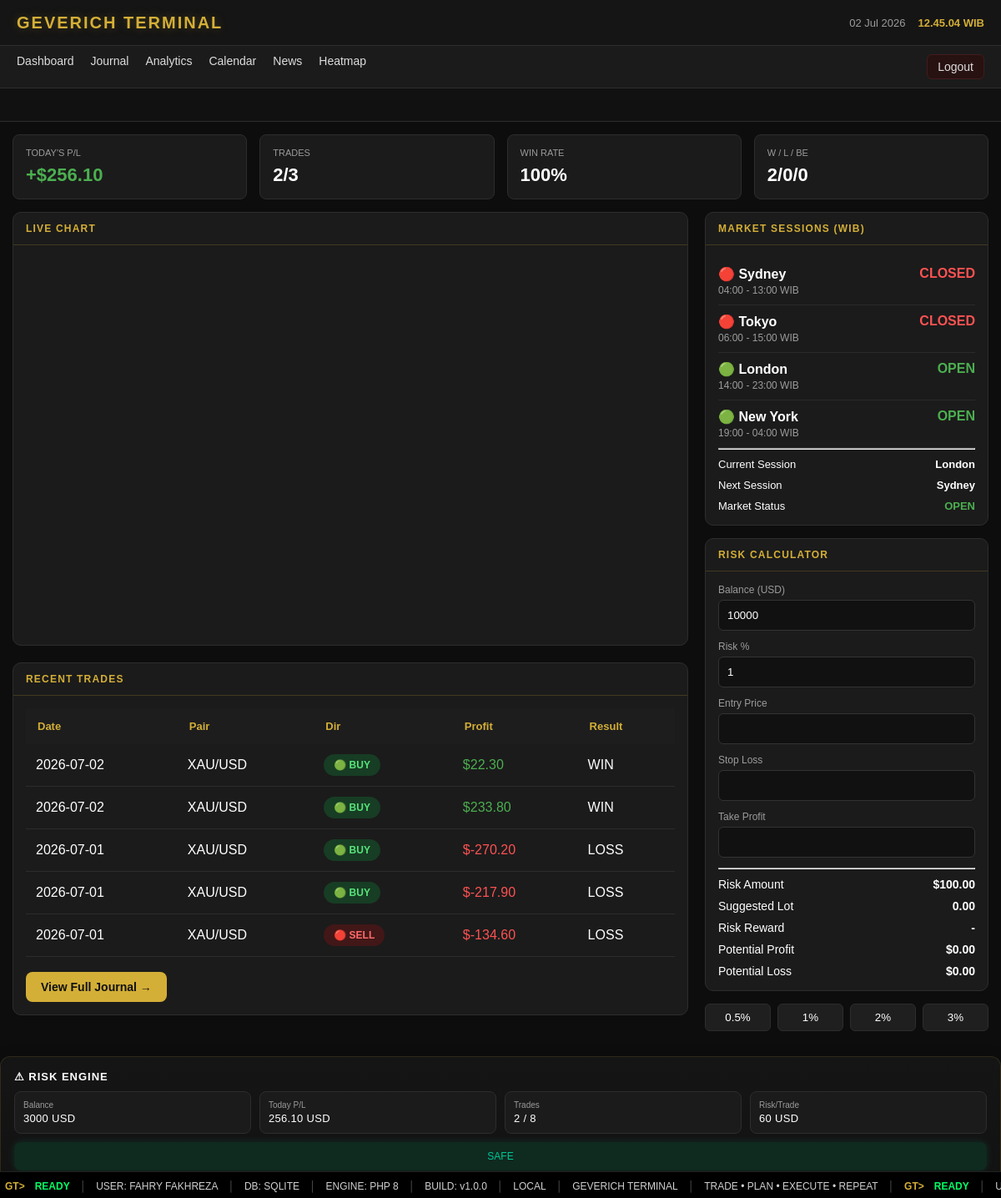
/index.php (signed in), run on the app's committed database.
### tables this page shows
CREATE TABLE trades (

id INTEGER PRIMARY KEY AUTOINCREMENT,

tanggal TEXT NOT NULL,

pair TEXT NOT NULL,

direction TEXT NOT NULL,

entry_price REAL NOT NULL,

sl REAL,

tp REAL,

exit_price REAL,

lot REAL,

profit_usd REAL DEFAULT 0,

hasil TEXT,

emotion TEXT,

note TEXT,

created_at DATETIME DEFAULT CURRENT_TIMESTAMP

, user_id INTEGER DEFAULT 1);

### includes/auth.php (called while the page is built, shortened)
<?php
function isLoggedIn()
{
    return isset($_SESSION['user_id']);
}

### pages/dashboard.php (called while the page is built, shortened)
<?php require 'components/dashboard-stats.php'; ?>
<?php require 'components/chart.php'; ?>
<?php require 'components/risk-engine.php'; ?>

### components/chart.php (the view)
<div class="dashboard-layout">
    <div class="dashboard-left">
        <section class="chart-card">
            <div class="panel-title">
                LIVE CHART
            </div>
            <div class="chart-body">
                <div id="tv_chart"></div>
            </div>
        </section>
        <section class="card journal-preview">
            <div class="panel-title">
                RECENT TRADES
            </div>
    <div class="panel-content">
        <?php
        $db = getDB();
        $trades = $db->query("
        SELECT *
        FROM trades
        ORDER BY id DESC
        LIMIT 5
        ")->fetchAll();
        ?>
        <table class="trade-table">
            <thead>
                <tr>
                    <th>Date</th>
                    <th>Pair</th>
                    <th>Dir</th>
                    <th>Profit</th>
                    <th>Result</th>
                </tr>
            </thead>
            <tbody>
            <?php foreach($trades as $trade): ?>
            <tr>
                <td><?= $trade['tanggal'] ?></td>
                <td><?= $trade['pair'] ?></td>
<td>
<?php if($trade['direction']=="BUY"): ?>
<span class="badge badge-buy">
🟢 BUY
</span>
<?php else: ?>
<span class="badge badge-sell">
🔴 SELL
</span>
<?php endif; ?>
</td>
 <td>
<?php
$profit=(float)$trade['profit_usd'];
?>
<span style="color:<?= $profit>=0 ? '#4caf50' : '#ff5252' ?>">
$<?= number_format($profit,2) ?>
</span>
</td>
                <td><?= $trade['hasil'] ?></td>
            </tr>
            <?php endforeach; ?>
            </tbody>
        </table>
        <br>
        <a href="?page=journal" class="btn btn-primary">
            View Full Journal →
        </a>
    </div>
</section>
    </div>
    <aside class="sidebar">
        <?php require __DIR__.'/sessions.php'; ?>
        <?php require __DIR__.'/risk-calculator.php'; ?>
    </aside>
</div>

### includes/header.php (shortened to what this page needs)
<!DOCTYPE html>
<html lang="id">
<head>
<link rel="stylesheet" href="<?= BASE_URL ?>/assets/css/style.css">
</head>
<body>

### includes/navbar.php
<header class="topbar">
    <div class="logo">
        GEVERICH TERMINAL
    </div>
    <div class="topbar-right">
        <div id="todayDate"></div>
        <div id="clock"></div>
    </div>
</header>
<nav class="navbar">
    <a href="?page=dashboard">Dashboard</a>
    <a href="?page=journal">Journal</a>
    <a href="?page=analytics">Analytics</a>
    <a href="?page=calendar">Calendar</a>
    <a href="?page=news">News</a>
    <a href="?page=heatmap">Heatmap</a>
    <?php if (isLoggedIn()): ?>
        <a href="index.php?page=logout" class="nav-logout">
            Logout
        </a>
    <?php endif; ?>
</nav>

### includes/market-ticker.php (shortened to what this page needs)
<section class="market-ticker">
</section>

### index.php (shortened to what this page needs)
<?php
require_once 'includes/auth.php';
$page = $_GET['page'] ?? 'dashboard';
require_once 'includes/header.php';
require_once 'includes/navbar.php';
require_once 'includes/market-ticker.php';
switch ($page) {
    default:
        require 'pages/dashboard.php';
        break;
}
require_once 'includes/footer.php';

### components/dashboard-stats.php
<?php
$db = getDB();
$today = date('Y-m-d');
$stmt = $db->prepare("
SELECT
COUNT(*) total,
SUM(CASE WHEN hasil='WIN' THEN 1 ELSE 0 END) wins,
SUM(CASE WHEN hasil='LOSS' THEN 1 ELSE 0 END) losses,
SUM(CASE WHEN hasil='BE' THEN 1 ELSE 0 END) bes,
COALESCE(SUM(profit_usd),0) pnl
FROM trades
WHERE DATE(tanggal)=?
");
$stmt->execute([$today]);
$stats = $stmt->fetch(PDO::FETCH_ASSOC);
$totalTrades = $stats['total'] ?? 0;
$wins = $stats['wins'] ?? 0;
$losses = $stats['losses'] ?? 0;
$bes = $stats['bes'] ?? 0;
$pnl = $stats['pnl'] ?? 0;
$winRate = $totalTrades > 0
? round(($wins / $totalTrades) * 100)
: 0;
?>
<div class="dashboard-stats">
    <div class="stat-card">
        <div class="stat-title">Today's P/L</div>
        <div class="stat-value <?= $pnl >= 0 ? 'profit' : 'loss' ?>">
            <?= $pnl >= 0 ? '+' : '' ?>$<?= number_format($pnl,2) ?>
        </div>
    </div>
    <div class="stat-card">
        <div class="stat-title">Trades</div>
        <div class="stat-value">
            <?= $totalTrades ?>/3
        </div>
    </div>
    <div class="stat-card">
        <div class="stat-title">Win Rate</div>
        <div class="stat-value">
            <?= $winRate ?>%
        </div>
    </div>
    <div class="stat-card">
        <div class="stat-title">W / L / BE</div>
        <div class="stat-value">
            <?= $wins ?>/<?= $losses ?>/<?= $bes ?>
        </div>
    </div>
</div>

### components/sessions.php (shortened to what this page needs)
<?php
$now = time();
$day = date("N");
$isWeekend = ($day >= 6);
$order = ["Sydney", "Tokyo", "London", "New York"];
$sessions = [
    "Sydney" => ["start" => "04:00", "end" => "13:00"],
    "Tokyo"  => ["start" => "06:00", "end" => "15:00"],
    "London" => ["start" => "14:00", "end" => "23:00"],
    "New York" => ["start" => "19:00", "end" => "04:00"]
];
function isOpenSession($start, $end, $now)
{
    $startTS = strtotime(date("Y-m-d") . " " . $start);
    $endTS   = strtotime(date("Y-m-d") . " " . $end);
    if ($endTS < $startTS) {
        return ($now >= $startTS || $now < $endTS);
    }
    return ($now >= $startTS && $now < $endTS);
}
$current = "None";
foreach ($order as $name) {
    if (!$isWeekend && isOpenSession($sessions[$name]['start'], $sessions[$name]['end'], $now)) {
        $current = $name;
        break;
    }
}
$nextSession = null;
if ($nextSession === null) {
    $nextSession = "Sydney";
}
$marketStatus = $isWeekend ? "CLOSED" : "OPEN";
?>
<div class="card">
    <div class="panel-title">
        MARKET SESSIONS (WIB)
    </div>
    <div class="panel-content">
        <?php foreach ($sessions as $name => $s): ?>
            <?php
            $status = "CLOSED";
            $class = "session-close";
            $icon = "🔴";
            if ($isWeekend) {
                $status = "WEEKEND";
                $class = "session-weekend";
                $icon = "⚫";
            } else {
                if (isOpenSession($s['start'], $s['end'], $now)) {
                    $status = "OPEN";
                    $class = "session-open";
                    $icon = "🟢";
                }
            }
            ?>
            <div class="session-row">
                <div>
                    <?= $icon ?>
                    <strong><?= $name ?></strong>
                    <div class="session-time">
                        <?= $s['start'] ?> - <?= $s['end'] ?> WIB
                    </div>
                </div>
                <div class="<?= $class ?>">
                    <?= $status ?>
                </div>
            </div>
        <?php endforeach; ?>
        <hr>
        <div class="session-footer">
            <div>Current Session</div>
            <strong><?= $current ?></strong>
        </div>
        <div class="session-footer">
            <div>Next Session</div>
            <strong><?= $nextSession ?></strong>
        </div>
        <div class="session-footer">
            <div>Market Status</div>
            <strong class="<?= $isWeekend ? 'session-weekend' : 'session-open' ?>">
                <?= $marketStatus ?>
            </strong>
        </div>
    </div>
</div>

### components/risk-calculator.php
<div class="card">
<div class="panel-title">
RISK CALCULATOR
</div>
<div class="panel-content">
<div class="form-group">
<label>Balance (USD)</label>
<input id="balance" type="number" value="10000">
</div>
<div class="form-group">
<label>Risk %</label>
<input id="risk" type="number" value="1">
</div>
<div class="form-group">
<label>Entry Price</label>
<input id="entry" type="number" step="0.01">
</div>
<div class="form-group">
<label>Stop Loss</label>
<input id="sl" type="number" step="0.01">
</div>
<div class="form-group">
<label>Take Profit</label>
<input id="tp" type="number" step="0.01">
</div>
<hr>
<div class="calc-row">
<span>Risk Amount</span>
<strong id="riskAmount">$0</strong>
</div>
<div class="calc-row">
<span>Suggested Lot</span>
<strong id="lotSize">0.00</strong>
</div>
<div class="calc-row">
<span>Risk Reward</span>
<strong id="rr">-</strong>
</div>
<div class="calc-row">
<span>Potential Profit</span>
<strong id="profit">$0</strong>
</div>
<div class="calc-row">
<span>Potential Loss</span>
<strong id="loss">$0</strong>
</div>
</div>
</div>
<div class="risk-buttons">
    <button type="button" class="risk-btn" data-risk="0.5">0.5%</button>
    <button type="button" class="risk-btn" data-risk="1">1%</button>
    <button type="button" class="risk-btn" data-risk="2">2%</button>
    <button type="button" class="risk-btn" data-risk="3">3%</button>
</div>

### components/risk-engine.php (shortened to what this page needs)
<?php
$db = getDB();
$balance = $_SESSION['balance'];
$maxTrades = 8;
$riskPerTradePercent = 2;
$todayTrades = $db->query("
    SELECT profit_usd
    FROM trades
    WHERE DATE(tanggal) = DATE('now')
")->fetchAll();
$totalPnL = 0;
$totalTrades = count($todayTrades);
foreach ($todayTrades as $t) {
    $totalPnL += (float)$t['profit_usd'];
}
$riskPerTrade = ($balance * $riskPerTradePercent) / 100;
$status = "SAFE";
$statusClass = "safe";
?>
<div class="risk-container">
    <div class="risk-title">
        ⚠ RISK ENGINE
    </div>
    <div class="risk-grid">
        <div class="risk-box">
            <div class="label">Balance</div>
            <div class="value"><?= $balance ?> USD</div>
        </div>
        <div class="risk-box">
            <div class="label">Today P/L</div>
            <div class="value"><?= number_format($totalPnL, 2) ?> USD</div>
        </div>
        <div class="risk-box">
            <div class="label">Trades</div>
            <div class="value"><?= $totalTrades ?> / <?= $maxTrades ?></div>
        </div>
        <div class="risk-box">
            <div class="label">Risk/Trade</div>
            <div class="value"><?= $riskPerTrade ?> USD</div>
        </div>
    </div>
    <div class="risk-status <?= $statusClass ?>">
        <?= $status ?>
    </div>
</div>

### includes/footer.php (shortened to what this page needs)
<footer class="terminal-status">
    <div class="ticker">
        <div class="ticker-content">
            <span class="gt">GT&gt;</span>
            <span class="ready">READY</span>
            <span class="sep">│</span>
            <span>USER: FAHRY FAKHREZA</span>
            <span class="sep">│</span>
            <span>DB: SQLITE</span>
            <span class="sep">│</span>
            <span>ENGINE: PHP 8</span>
            <span class="sep">│</span>
            <span>BUILD: v1.0.0</span>
            <span class="sep">│</span>
            <span>LOCAL</span>
            <span class="sep">│</span>
            <span>GEVERICH TERMINAL</span>
            <span class="sep">│</span>
            <span>TRADE • PLAN • EXECUTE • REPEAT</span>
            <span class="sep">│</span>
            <span class="gt">GT&gt;</span>
            <span class="ready">READY</span>
            <span class="sep">│</span>
            <span>USER: FAHRY FAKHREZA</span>
        </div>
    </div>
</footer>
</body>
</html>

### data on the page
trades: tanggal "2026-07-02", pair "XAU/USD", direction "🟢 BUY", profit_usd "22.30", hasil "WIN"
trades: tanggal "2026-07-02", pair "XAU/USD", direction "🟢 BUY", profit_usd "233.80", hasil "WIN"
trades: tanggal "2026-07-01", pair "XAU/USD", direction "🟢 BUY", profit_usd "-270.20", hasil "LOSS"
trades: tanggal "2026-07-01", pair "XAU/USD", direction "🟢 BUY", profit_usd "-217.90", hasil "LOSS"
trades: tanggal "2026-07-01", pair "XAU/USD", direction "🔴 SELL", profit_usd "-134.60", hasil "LOSS"

### other printed values
$pnl "256.10"
$totalTrades "2"
$winRate "100"
$wins "2"
$losses "0"
$bes "0"
$icon "🔴"
$name "Sydney"
$s['start'] "04:00"
$s['end'] "13:00"
$status "CLOSED"
$name "Tokyo"
$s['start'] "06:00"
$s['end'] "15:00"
$icon "🟢"
